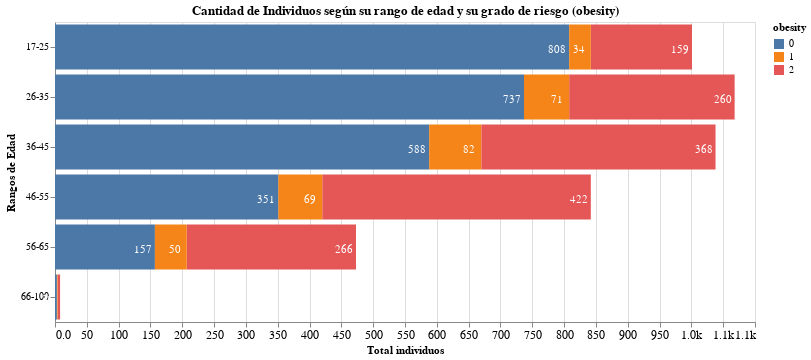

Notebook code for this chart:
### Markdown cell above
### EDA de la Obesidad calculada

### Code cell
# Estudio Obesidad y riesgo de ENT (calculado)

x = 'count(*):Q'
y = 'age_range:O'
detail = 'obesity:N'

title='Cantidad de Individuos según su rango de edad y su grado de riesgo (obesity)'

title_x = 'Total individuos'
title_y = 'Rangos de Edad'

char_total = ccf.char_bars(df_obesity, x, y, detail, title, title_x, title_y)

char_total

### Figure 1 — Vega-Lite specification as saved in the notebook (floating-point values rounded to 4 significant figures; data arrays with more than 128 entries replaced by an {"elided": "..."} marker saying what was removed)
{"config": {"view": {"continuousWidth": 400, "continuousHeight": 300}}, "layer": [{"mark": "bar", "encoding": {"color": {"field": "obesity", "type": "nominal"}, "tooltip": [{"field": "obesity", "title": "Grado de obesidad", "type": "nominal"}, {"field": "age_range", "title": "Rango de edad", "type": "ordinal"}, {"aggregate": "count", "field": "*", "title": "Cantidad individuos", "type": "quantitative"}], "x": {"aggregate": "count", "axis": {"format": ",.2s", "grid": true, "labelFontSize": 12, "titleAnchor": "middle"}, "field": "*", "stack": "zero", "title": "Total individuos", "type": "quantitative"}, "y": {"axis": {"labelAngle": 0, "labelFontSize": 10}, "field": "age_range", "title": "Rangos de Edad", "type": "ordinal"}}, "height": 300, "title": "Cantidad de Individuos según su rango de edad y su grado de riesgo (obesity)", "width": 700}, {"mark": {"type": "text", "color": "white", "dx": -12, "dy": 3}, "encoding": {"detail": {"field": "obesity", "type": "nominal"}, "text": {"aggregate": "count", "field": "*", "type": "quantitative"}, "x": {"aggregate": "count", "field": "*", "stack": "zero", "type": "quantitative"}, "y": {"field": "age_range", "type": "ordinal"}}}], "data": {"name": "data-b7a361a42b62eff83272346abcd7a7d0"}, "$schema": "https://vega.github.io/schema/vega-lite/v4.17.0.json", "datasets": {"data-b7a361a42b62eff83272346abcd7a7d0": {"elided": "4430 records"}}}
